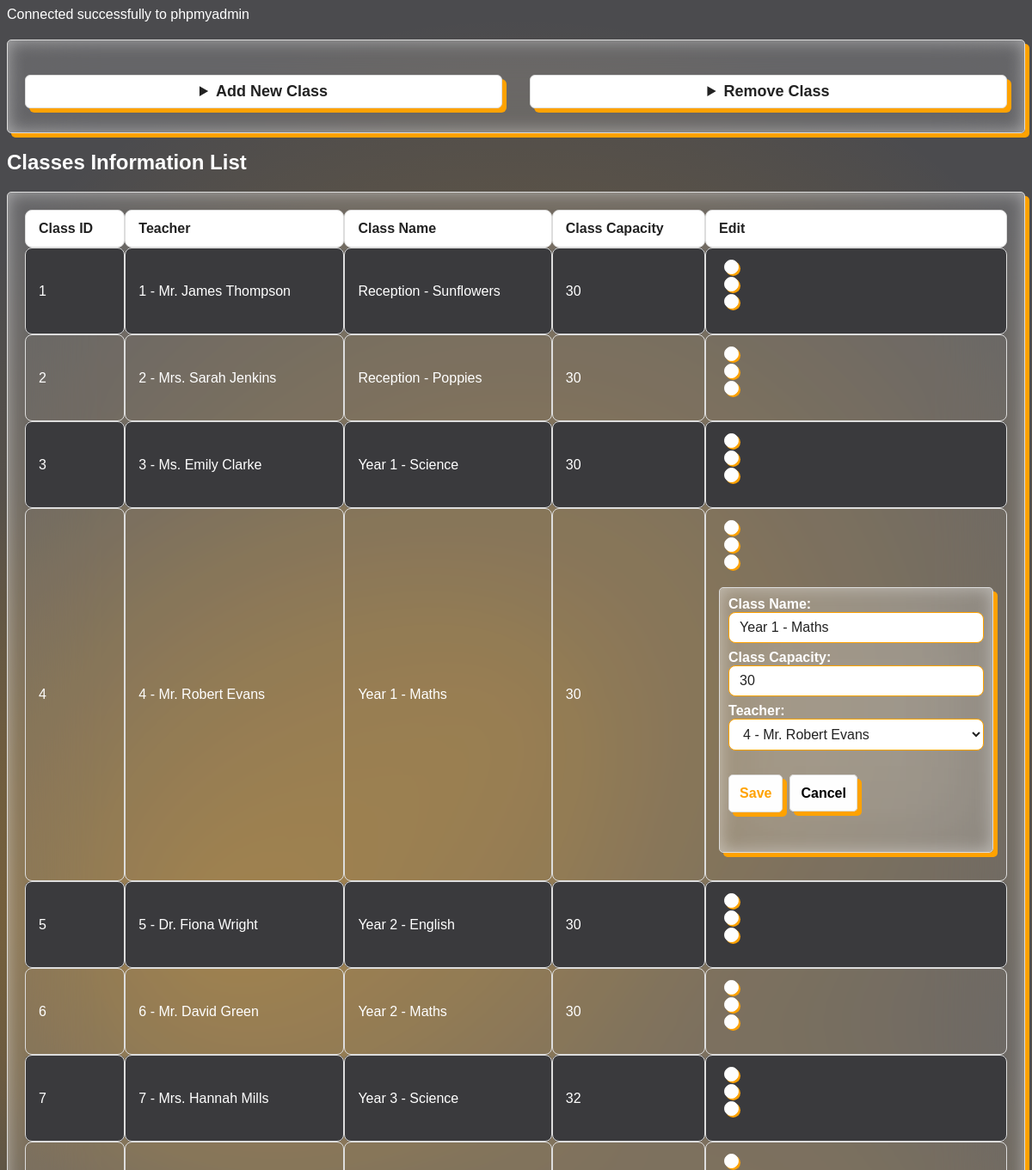
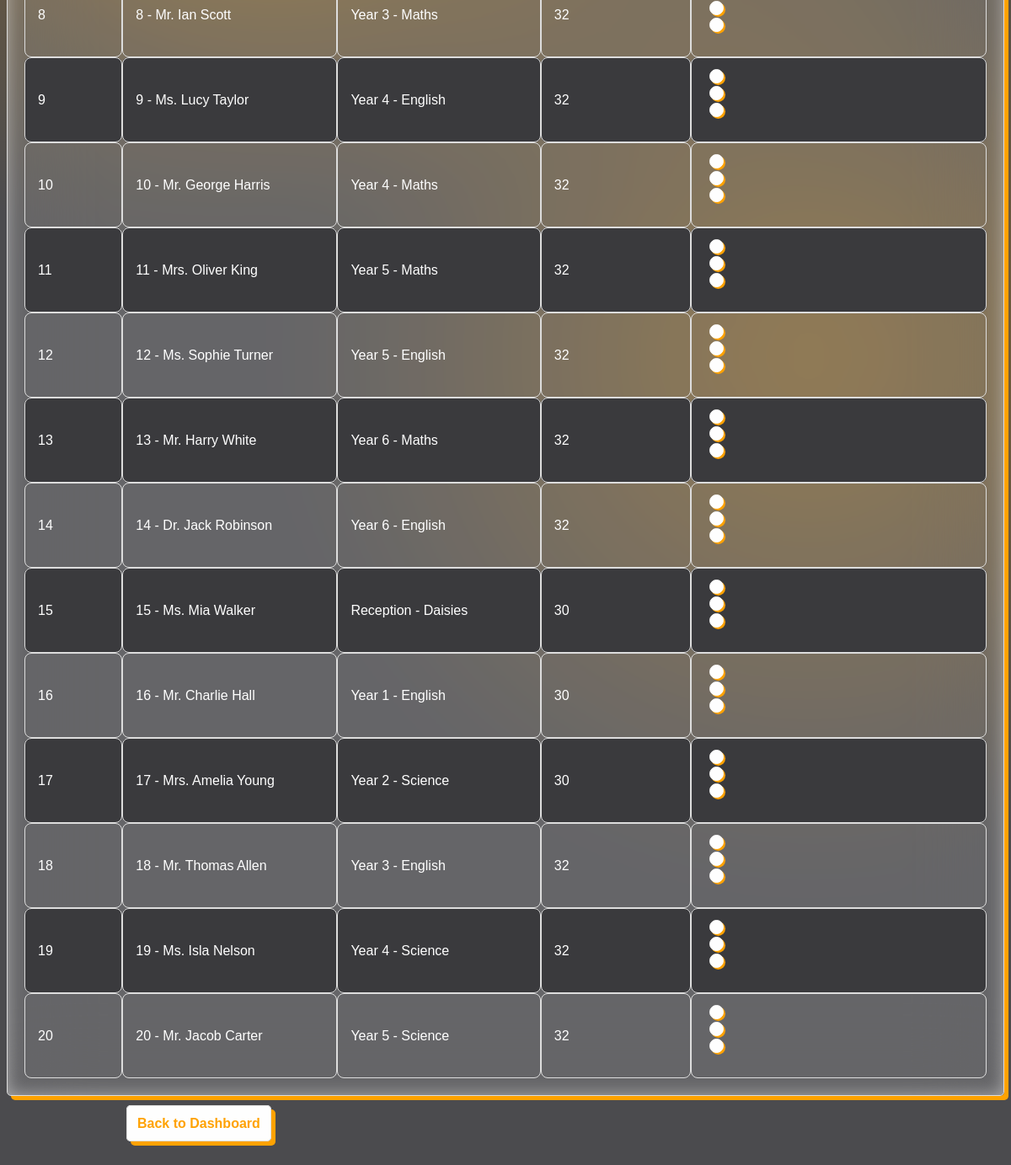
/classes.php?editClassId=4 (signed in), run on the app's committed database (2 pictures, top to bottom).
### tables this page shows
CREATE TABLE IF NOT EXISTS Class (
    classId INT AUTO_INCREMENT PRIMARY KEY,
    teacherId INT,
    className VARCHAR(100),
    classCapacity INT,
    
    FOREIGN KEY (teacherId) REFERENCES Teachers(teacherId)
);

CREATE TABLE IF NOT EXISTS Teachers (
    teacherId INT AUTO_INCREMENT PRIMARY KEY,
    teacherNames VARCHAR(100),
    address VARCHAR(255),
    phoneNumber VARCHAR(100),
    annualSalary DECIMAL (10, 2),
    backgroundCheck BOOLEAN,
    email VARCHAR(255),
    password VARCHAR(255),
    dob DATE
);

### classes.php (the view, shortened to what this page needs)
<?php
include 'db_connect.php';
$teacherList = [];
$teacherListResult = $conn->query("SELECT teacherId, teacherNames FROM teachers");
if ($teacherListResult && $teacherListResult->num_rows > 0) {
    while($teacher = $teacherListResult->fetch_assoc()) {
        $teacherList[] = $teacher;
    }
}
$sql = "SELECT c.classId, c.teacherId, t.teacherNames, c.className, c.classCapacity FROM Class c LEFT JOIN teachers t ON c.teacherId = t.teacherId";
$result = $conn->query($sql);
?>
<!DOCTYPE html>
<html lang="en">
<head>
    <link rel="stylesheet" href="styles.css">
</head>
<body>
<div class='card row'>
    <details class='form-details'>
        <summary class='button'>Add New Class</summary>
    </details>
    <details class='form-details'>
        <summary class='button'>Remove Class</summary>
    </details>
</div>
<?php
echo "<h2>Classes Information List</h2>";
$editClassId = isset($_GET['editClassId']) ? intval($_GET['editClassId']) : 0;
$editClassData = null;
if ($editClassId > 0) {
    $editResult = $conn->query("SELECT * FROM Class WHERE classId = $editClassId");
    if ($editResult && $editResult->num_rows > 0) {
        $editClassData = $editResult->fetch_assoc();
    }
}
if ($result && $result->num_rows > 0) {
    echo "<table class='card'>
        <tr>
            <th>Class ID</th>
            <th>Teacher</th
            ><th>Class Name</th>
            <th>Class Capacity</th>
            <th>Edit</th>
        </tr>";
    while ($row = $result->fetch_assoc()) {
        $teacherDisplay = ($row['teacherId']) . ' - ' . (isset($row['teacherNames']) ? ($row['teacherNames']) : 'Unknown');
        echo "<tr>\n";
        echo "<td>" . ($row['classId']) . "</td>\n";
        echo "<td>" . ($teacherDisplay) . "</td>\n";
        echo "<td>" . ($row['className']) . "</td>\n";
        echo "<td>" . ($row['classCapacity']) . "</td>\n";
        echo "<td>"
            . "<form method='get' action=''>"
            . "<input type='hidden' name='editClassId' value='" . ($row['classId']) . "'>"
            . "<button type='submit' class='dots-container' style='background:none;border:none;'>"
            . "<div class='dot'></div>"
            . "<div class='dot'></div>"
            . "<div class='dot'></div>"
            . "</button>"
            . "</form>";
        if ($editClassId == $row['classId'] && $editClassData) {
            echo "<div class='card edit-form-popup' style='padding:10px;'>"
                . "<form method='post' action='' class='edit-class-form'>"
                . "<input type='hidden' name='editClassId' value='" . ($editClassData['classId']) . "'>"
                . "<label>Class Name:<br><input type='text' name='editClassName' value='" . ($editClassData['className']) . "' required></label><br>"
                . "<label>Class Capacity:<br><input type='number' name='editClassCapacity' class='input-boxes' value='" . ($editClassData['classCapacity']) . "' min='1' required></label><br>"
                . "<label>Teacher:<br><select name='editTeacherId' class='input-boxes' required>";
            foreach ($teacherList as $teacher) {
                $selected = ($editClassData['teacherId'] == $teacher['teacherId']) ? 'selected' : '';
                echo "<option value='" . ($teacher['teacherId']) . "' $selected>" . ($teacher['teacherId']) . " - " . ($teacher['teacherNames']) . "</option>";
            }
            echo "</select></label><br>"
                . "<input type='submit' name='editClass' value='Save' class='button'>"
                . "<a href='?" . http_build_query(array_diff_key($_GET, ['editClassId'=>1])) . "' class='button' style='margin-left:8px;text-decoration:none;color:black;'>Cancel</a>"
                . "</form>"
                . "</div>";
        }
        echo "</td>\n";
        echo "</tr>";
    }
    echo "</table>";
} else {
    echo "<div class='card'><p>No classes found.</p></div>";
}
?>
</body>
<footer>
        <div style="max-width:900px;margin:40px auto;margin-top:24px;">
            <a href="main.php" class="button">Back to Dashboard</a>
        </div>
    </footer>
</html>

### styles.css (style rules this page uses)
body { background-image: radial-gradient(circle at 20% 40%, rgba(255, 162, 0, 0.3), transparent 30%), radial-gradient(circle at 50% 30%, rgba(255, 162, 0, 0.3), transparent 40%), radial-gradient(circle at 80% 65%, rgba(255, 162, 0, 0.3), transparent 30%); background-attachment: fixed; background-size: cover; }
.input-boxes { background: #fff; color: #222; border: 1px solid #ffa200; border-radius: 8px; padding: 8px 12px; margin-bottom: 8px; font-size: 16px; width: 100%; box-sizing: border-box; transition: border-color 0.2s, box-shadow 0.2s; }
.row { margin-top: 32px; display: flex; flex-direction: row; gap: 32px; align-items: flex-start; justify-content: stretch; }
.form-details { flex: 1 1 0; min-width: 220px; max-width: 100%; }
input[type="text"], textarea { background: #fff; color: #222; border: 1px solid #ffa200; border-radius: 8px; padding: 8px 12px; margin-bottom: 8px; font-size: 1em; width: 100%; box-sizing: border-box; transition: border-color 0.2s, box-shadow 0.2s; }
label { color: #fff; font-size: 16px; font-weight: bold; }
details summary.button { color: #222; font-size: 18px; font-weight: bold; background: #fff; padding: 8px 16px; border-radius: 6px; box-shadow: 5px 5px 0px #ffa200, inset 0 0 20px #ffffff76; margin-bottom: 8px; }
table { width: 100%; border-collapse: separate; border-spacing: 0; margin: 20px 0; background: #fefefe26; color: #fff; font-size: 16px; box-shadow: 0 2px 8px #00000030; border-radius: 12px; overflow: hidden; }
th, td { padding: 12px 15px; border: 1px solid #ddd; text-align: left; }
th, td { border-radius: 8px; }
th { background-color: #ffffff; color: #222; font-weight: bold; }
tr:nth-child(even) { background-color: #3a3a3d; }
a { color: #ffA200; font-weight: bold; text-decoration: none; }
body { font-family: Arial, sans-serif; color: #ffffff; background-color: #4b4b4e; }
a { margin: 0; padding: 20px; }
.card { border: 1px solid #ddd; background: #fefefe26; border-radius: 5px; padding: 20px; margin: 20px 0; box-shadow: 5px 5px 0px #ffa200, inset 0 0 20px #ffffff76; backdrop-filter: blur(50px); }
.button { color: #ffA200; border: 1px solid #ddd; background: #fefefe; border-radius: 5px; padding: 12px; font-size:medium; font-weight: 600; margin: 20px 0; box-shadow: 5px 5px 0px #ffa200, inset 0 0 20px #ffffff76; text-align: center; }
.dots-container { display: flex; width: 20px; flex-direction: column; text-align: center; margin-top: auto; gap: 3px; cursor: pointer; }
.dot { height: 15px; width: 15px; border: 1.5px solid #fefefe; background-color: #fefefe; border-radius: 50%; box-shadow: 2px 2px 0px #ffa200, inset 0 0 20px #ffffff76; }

### data on the page
class: classId "1", teacherId.teacherNames "1 - Mr. James Thompson", className "Reception - Sunflowers", classCapacity "30"
class: classId "2", teacherId.teacherNames "2 - Mrs. Sarah Jenkins", className "Reception - Poppies", classCapacity "30"
class: classId "3", teacherId.teacherNames "3 - Ms. Emily Clarke", className "Year 1 - Science", classCapacity "30"
class: classId "4", teacherId.teacherNames "4 - Mr. Robert Evans", className "Year 1 - Maths", classCapacity "30", editClassName "Year 1 - Maths", editClassCapacity "30"
class: classId "5", teacherId.teacherNames "5 - Dr. Fiona Wright", className "Year 2 - English", classCapacity "30"
class: classId "6", teacherId.teacherNames "6 - Mr. David Green", className "Year 2 - Maths", classCapacity "30"
class: classId "7", teacherId.teacherNames "7 - Mrs. Hannah Mills", className "Year 3 - Science", classCapacity "32"
class: classId "8", teacherId.teacherNames "8 - Mr. Ian Scott", className "Year 3 - Maths", classCapacity "32"
class: classId "9", teacherId.teacherNames "9 - Ms. Lucy Taylor", className "Year 4 - English", classCapacity "32"
class: classId "10", teacherId.teacherNames "10 - Mr. George Harris", className "Year 4 - Maths", classCapacity "32"
class: classId "11", teacherId.teacherNames "11 - Mrs. Oliver King", className "Year 5 - Maths", classCapacity "32"
class: classId "12", teacherId.teacherNames "12 - Ms. Sophie Turner", className "Year 5 - English", classCapacity "32"
class: classId "13", teacherId.teacherNames "13 - Mr. Harry White", className "Year 6 - Maths", classCapacity "32"
class: classId "14", teacherId.teacherNames "14 - Dr. Jack Robinson", className "Year 6 - English", classCapacity "32"
class: classId "15", teacherId.teacherNames "15 - Ms. Mia Walker", className "Reception - Daisies", classCapacity "30"
class: classId "16", teacherId.teacherNames "16 - Mr. Charlie Hall", className "Year 1 - English", classCapacity "30"
class: classId "17", teacherId.teacherNames "17 - Mrs. Amelia Young", className "Year 2 - Science", classCapacity "30"
class: classId "18", teacherId.teacherNames "18 - Mr. Thomas Allen", className "Year 3 - English", classCapacity "32"
class: classId "19", teacherId.teacherNames "19 - Ms. Isla Nelson", className "Year 4 - Science", classCapacity "32"
class: classId "20", teacherId.teacherNames "20 - Mr. Jacob Carter", className "Year 5 - Science", classCapacity "32"

### other printed values
form field editTeacherId "4 - Mr. Robert Evans"
